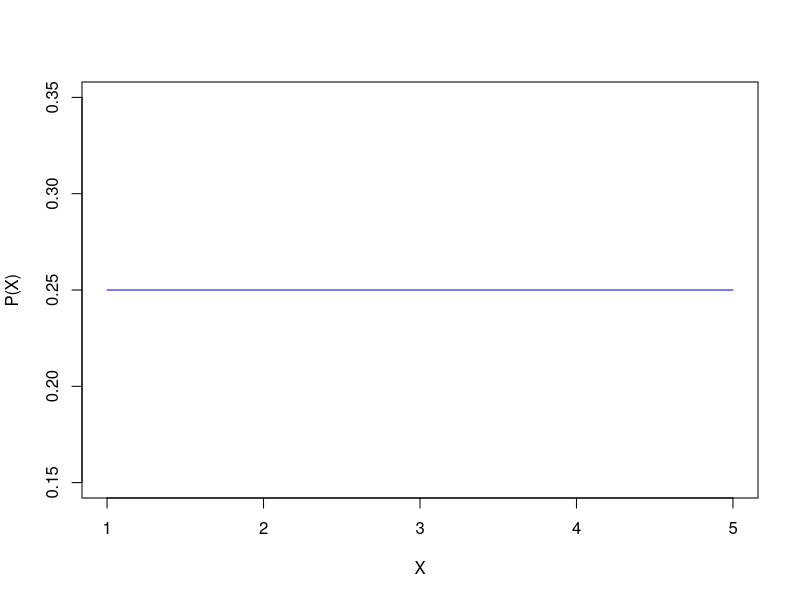
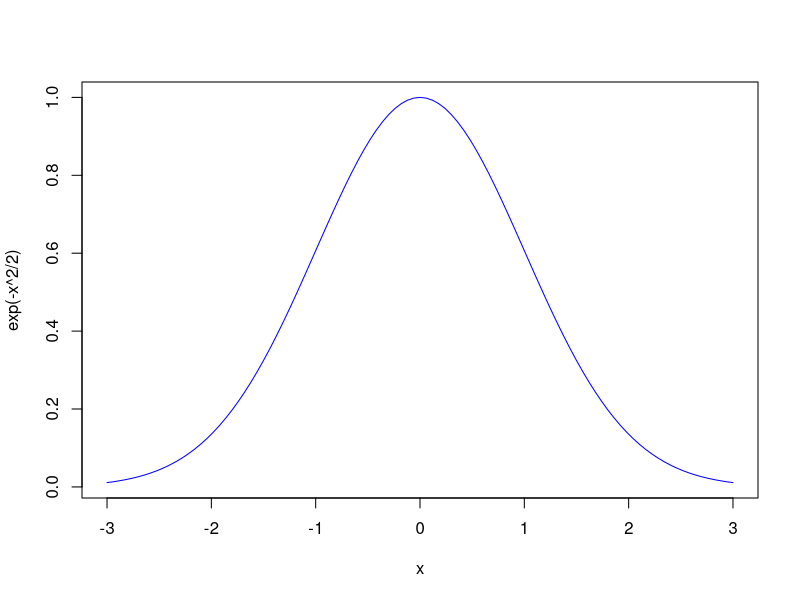

Source code (R) for these figures, in order:
## ---- chunk 1
curve((x-x+1)/(5-1), from=1, to=5, xlab="X", ylab="P(X)", col="blue")
## ---- chunk 2
curve(exp(-x^2/2), from=-3,to=3,col="blue")
